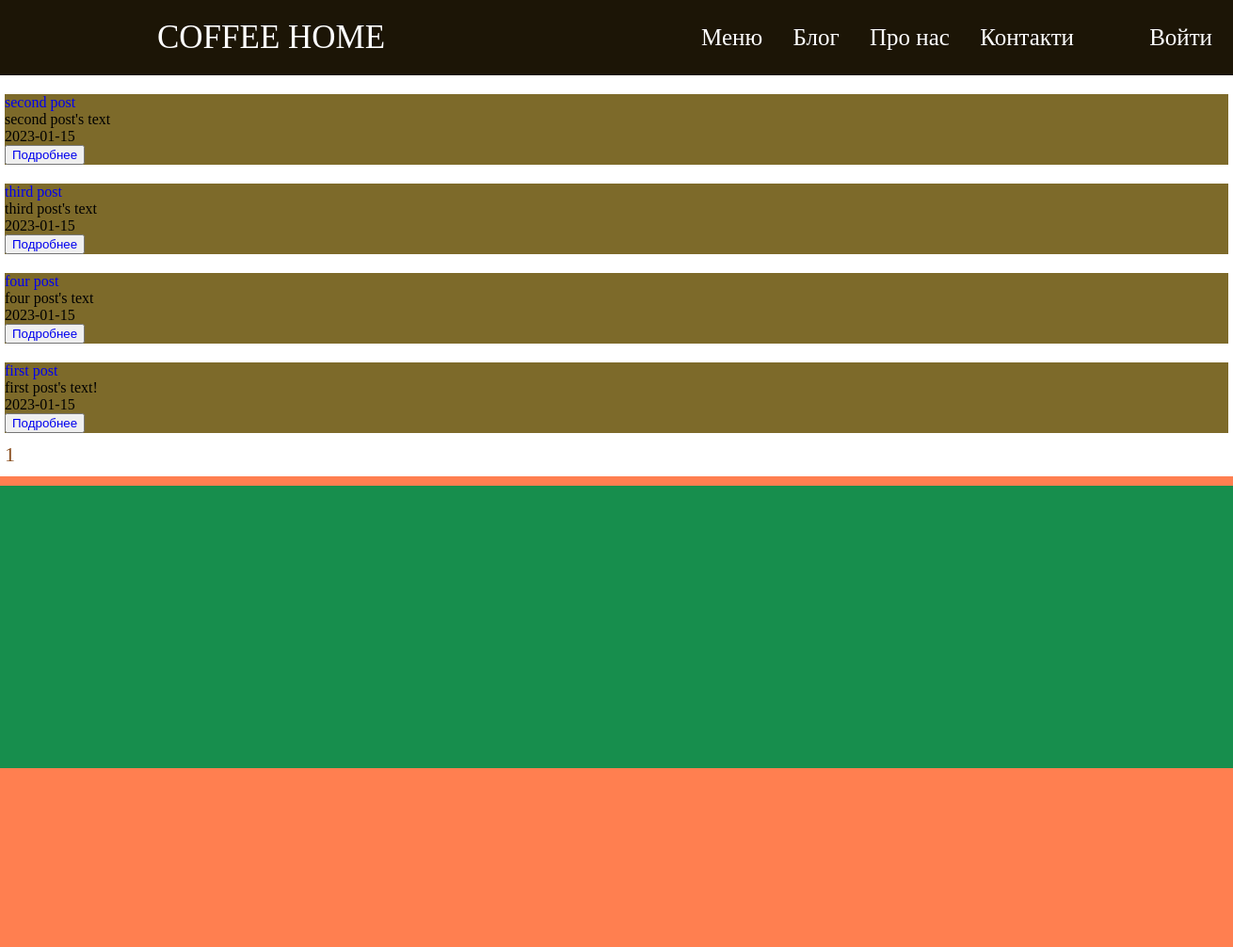
Screenshot of /blog/ with the database file from the repository.
### models.py (models this page shows, shortened)
class Posts(db.Model):
    id = db.Column(db.Integer, primary_key=True)
    title = db.Column(db.String(150), nullable=True)
    slug = db.Column(db.String(150), unique=True)
    text = db.Column(db.Text)
    date = db.Column(db.DateTime, default=datetime.now())

### posts/posts.py (the view)
@posts.route('/')
def index():
    posts = Posts.query.order_by(Posts.date.desc())
    page = request.args.get('page')
    if page and page.isdigit():
        page = int(page)
    else:
        page = 1
    pages = posts.paginate(page=page, per_page=5)
    return render_template('posts/index.html', posts=posts, pages=pages)

### posts/templates/posts/index.html (shortened to what this page needs)
{% extends 'posts/base_posts.html' %}
{% block content %} {{ super() }} {% endblock %}
{% block main %}
<main>
  <section class="list-posts">
    {% for el in pages.items %}
    <article class="post">
      <a href="{{ url_for('blue_posts.post_detail', slug=el.slug) }}">{{ el.title }}</a>
      <p>{{ el.text }}</p>
      <p>{{ el.date.date() }}</p>
      <button><a href="{{ url_for('blue_posts.post_detail', slug=el.slug) }}">Подробнее</a></button><br />
    </article>
    {% endfor %}
  </section>
  <ul class="pagination">
    {% for page in pages.iter_pages() %}
    <li {% if page == pages.page %} class="active" {% endif %}>
      <a href="./?page={{ page }}">{{ page }}</a>
    </li>
    {% endfor %}
  </ul>
</main>
{% endblock %}

### posts/templates/posts/base_posts.html (shortened to what this page needs)
<!DOCTYPE html>
<html lang="en">
  <head>
    <link
      rel="stylesheet"
      href="{{ url_for('.static', filename='css/style.css') }}"
    />
  </head>
  {% block content %}
  <body>
    <header>
      <nav>
        <h1 class="Logo"><a href="{{url_for('index')}}">COFFEE HOME</a></h1>
        <ul class="Menu">
          <li><a href="">Меню</a></li>
          <li><a href="{{url_for('blue_posts.index')}}">Блог</a></li>
          <li><a href="">Про нас</a></li>
          <li><a href="">Контакти</a></li>
          <li class="user-enter-profile">
            {% if not current_user.is_authenticated %}
            <a href="{{ url_for('registration.login')}}">Войти</a>
            {% endif %}
          </li>
        </ul>
      </nav>
    </header>
    {% block main %} {% endblock%}
    <footer><address></address></footer>
  </body>
  {% endblock %}
</html>

### posts/static/css/style.css (style rules this page uses)
html { box-sizing: border-box; font-size: 16px; }
*, *:before, *:after { box-sizing: inherit; }
body, h1, h2, h3, h4, h5, h6, p, ol, ul { margin: 0; padding: 0; font-weight: normal; }
ol, ul { list-style: none; }
a { text-decoration: none; }
body { max-width: 1920px; width: 100%; margin: auto; }
nav { background-color: rgb(28, 21, 6); display: flex; align-items: center; justify-content: space-around; height: 80px; position: fixed; top: 0; max-width: 1920px; width: 100%; z-index: 5; }
.Logo a { font-size: 35px; color: #fff; }
.Menu { width: 400px; height: 100%; display: flex; align-items: center; justify-content: space-between; }
.Menu a { font-size: 25px; color: #fff; padding: 5px 2px; border-radius: 5px; transition: all 300ms ease; }
.user-enter-profile { position: absolute; right: 20px; }
main { margin-top: 80px; }
.list-posts { margin: 100px auto 0 auto; width: 1300px; }
.post { background-color: rgb(125, 106, 42); margin-top: 20px; }
.pagination { display: flex; font-size: 22px; }
.pagination li { margin: 10px 5px; }
.active a { color: rgb(137, 78, 30); }
footer { background-color: coral; height: 500px; display: flex; }
address { background-color: rgb(23, 142, 77); width: 100%; height: 300px; margin-top: 10px; }

### rows the page displays
Posts: title "second post", text "second post's text", date "2023-01-15"
Posts: title "third post", text "third post's text", date "2023-01-15"
Posts: title "four post", text "four post's text", date "2023-01-15"
Posts: title "first post", text "first post's text!", date "2023-01-15"

### other values shown
{{ page }} "1"
